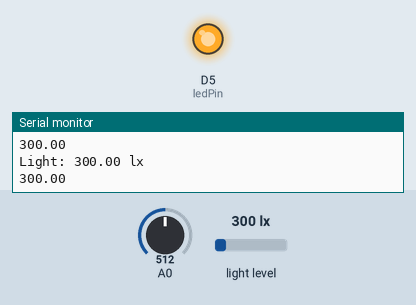
A sketch run on a simulated ESP8266 (NodeMCU). Parts: output pins drawn as LEDs (lit = HIGH), the last lines printed to the serial monitor. The test bench sets the inputs (shaded band); at power-on: A0 = 512, light level 300 lx. WiFi joins after 1.5 s; servers stay silent unless stated.

Above: at 4.0 s.
4.1 s: A0 set to 122
At 7.8 s:
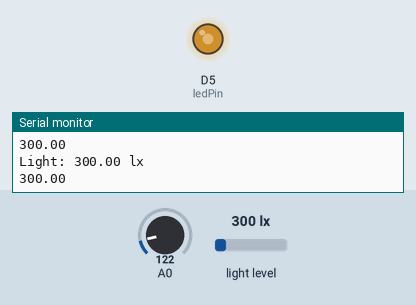
8.2 s: light level set to 40 lx
At 9.9 s:
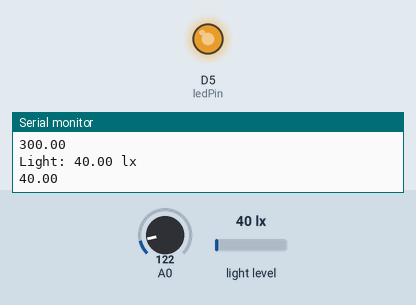
12.3 s: A0 set to 0
15.7 s: light level set to 500 lx
At 19.2 s:
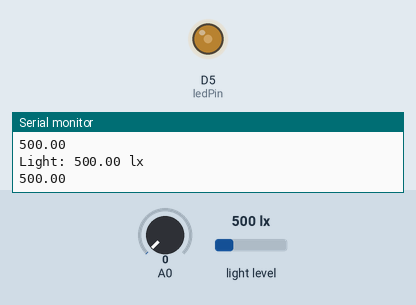
Timing chart, 0 to 20.8 s (numbered marks = the images above; inputs shaded):
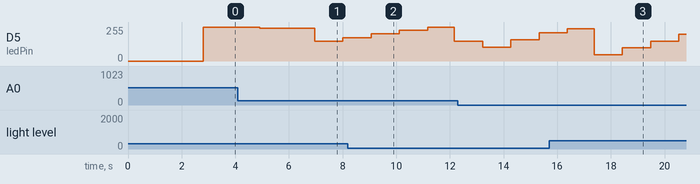

The sketch:

LightBlynk.ino
```cpp
/* Fill in information from Blynk Device Info here */
#define BLYNK_TEMPLATE_ID "TMPL5u0vWG3i4"
#define BLYNK_TEMPLATE_NAME "Light"
#define BLYNK_AUTH_TOKEN "CvARfG_WQeDHMglNx_S9F4fRJsPzX3c9"

char ssid[] = "ssid";  // Your WiFi credentials.
char pass[] = "pass";

#include <Blynk.h>
#include <ESP8266WiFi.h>
#include <BlynkSimpleEsp8266.h>

float lux = 0;
// WidgetLED light(V0);

#define in_servo_Pin D1
// #define out_servo_Pin D2
/////////////////////////Servo

void blynksetup() {

  Blynk.begin(BLYNK_AUTH_TOKEN, ssid, pass);

  delay(1000);
}
void blynkLoop() {
  Blynk.run();                  // Initiates Blynk
  Blynk.virtualWrite(V0, lux);  // Lux
  // lux++;
  Serial.println(lux);
  delay(1000);
}


#include <Wire.h>
#include <BH1750.h>

BH1750 lightSensor;
const int ledPin = D5;
const int fadeDuration = 5000;
unsigned long startTime;

void setup() {
  Serial.begin(115200);
  Wire.begin();
  lightSensor.begin();
  pinMode(ledPin, OUTPUT);
  blynksetup();
  Serial.println(F("BH1750 Test begin"));
}

void loop() {
  lux = lightSensor.readLightLevel();
  Serial.print("Light: ");
  Serial.print(lux);
  Serial.println(" lx");
  int targetBrightness = map(lux, 0, 10000, 255, 0);
  targetBrightness = constrain(targetBrightness, 0, 255);
  int currentBrightness = analogRead(ledPin);
  fadeLED(currentBrightness, targetBrightness);
  blynkLoop();
}

void fadeLED(int startBrightness, int endBrightness) {
  if (millis() - startTime <= fadeDuration) {
    int elapsedTime = millis() - startTime;
    int brightness = map(elapsedTime, 0, fadeDuration, startBrightness, endBrightness);
    analogWrite(ledPin, brightness);
    delay(50);
  } else {
    analogWrite(ledPin, endBrightness);
    startTime = millis();
  }
}
```

Blynk.ino
```cpp
// /* Fill in information from Blynk Device Info here */
// #define BLYNK_TEMPLATE_ID "TMPL5u0vWG3i4"
// #define BLYNK_TEMPLATE_NAME "Light"
// #define BLYNK_AUTH_TOKEN "CvARfG_WQeDHMglNx_S9F4fRJsPzX3c9"

// char ssid[] = "TEdataCDE53B";  // Your WiFi credentials.
// char pass[] = "07914657xd";


// #include <Blynk.h>
// #include <ESP8266WiFi.h>
// #include <BlynkSimpleEsp8266.h>


// float lux = 0;
// // WidgetLED light(V0);


// #define in_servo_Pin D1
// // #define out_servo_Pin D2
// /////////////////////////Servo

// void blynksetup() {

//   Blynk.begin(BLYNK_AUTH_TOKEN, ssid, pass);

//   delay(1000);
// }
// void blynkLoop() {
//   Blynk.run();                  // Initiates Blynk
//   Blynk.virtualWrite(V0, lux);  // Lux
//   lux++;
//   Serial.println(lux);
//   delay(1000);
// }


// #include <Wire.h>
// #include <BH1750.h>

// BH1750 lightSensor;
// const int ledPin = D5;
// const int fadeDuration = 5000;
// unsigned long startTime;

// void setup() {
//   Serial.begin(115200);
//   Wire.begin();
//   lightSensor.begin();
//   pinMode(ledPin, OUTPUT);
//   blynksetup();
//   Serial.println(F("BH1750 Test begin"));
// }

// void loop() {
//   // lux = lightSensor.readLightLevel();
//   Serial.print("Light: ");
//   Serial.print(lux);
//   Serial.println(" lx");
//   int targetBrightness = map(lux, 0, 10000, 255, 0);
//   targetBrightness = constrain(targetBrightness, 0, 255);
//   int currentBrightness = analogRead(ledPin);
//   fadeLED(currentBrightness, targetBrightness);
//   blynkLoop();
// }

// void fadeLED(int startBrightness, int endBrightness) {
//   if (millis() - startTime <= fadeDuration) {
//     int elapsedTime = millis() - startTime;
//     int brightness = map(elapsedTime, 0, fadeDuration, startBrightness, endBrightness);
//     analogWrite(ledPin, brightness);
//     delay(50);
//   } else {
//     analogWrite(ledPin, endBrightness);
//     startTime = millis();
//   }
// }
```
